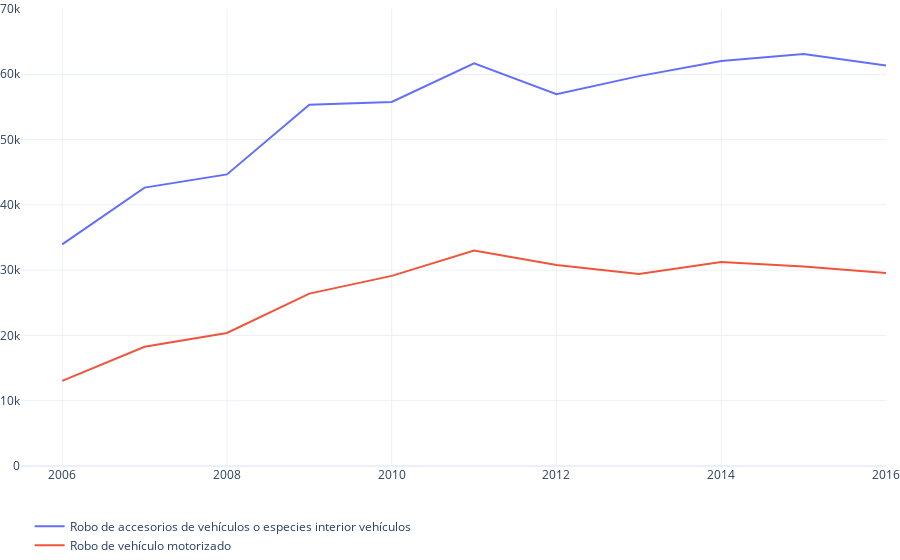

The code cell stored with this chart in its notebook:
### Code cell
fig = go.Figure()
fig.update_layout(template="plotly_white", showlegend=True, margin={'l': 0, 'r': 0, 't': 0, 'b': 0},
        xaxis={'automargin': True}, yaxis={'automargin': True})
fig.add_trace(go.Scatter(
    x= list(time),
    y= acc,
    mode='lines',
    name="Robo de accesorios de vehículos o especies interior vehículos"
))
fig.add_trace(go.Scatter(
    x= list(time),
    y= rob,
    mode='lines',
    name="Robo de vehículo motorizado"
))

fig.update_layout(legend=dict(
    yanchor="top",
    y=-0.1,
    xanchor="left",
    x=0.01
))
fig.update_traces(textfont_size=14)
fig.update_yaxes(range=[0, 7e4])
fig.update_xaxes(range=[2005.5, 2016])
fig.show()

### Figure 1 — Plotly figure (JSON) as saved in the notebook; plotly's stock layout.template omitted (floating-point values rounded to 4 significant figures)
{"data": [{"mode": "lines", "name": "Robo de accesorios de vehículos o especies interior vehículos", "textfont": {"size": 14}, "type": "scatter", "x": [2006, 2007, 2008, 2009, 2010, 2011, 2012, 2013, 2014, 2015, 2016], "y": [33957, 42646, 44663, 55337, 55760, 61664, 56947, 59721, 62029, 63120, 61340]}, {"mode": "lines", "name": "Robo de vehículo motorizado", "textfont": {"size": 14}, "type": "scatter", "x": [2006, 2007, 2008, 2009, 2010, 2011, 2012, 2013, 2014, 2015, 2016], "y": [13033, 18252, 20371, 26406, 29123, 33001, 30774, 29419, 31238, 30566, 29575]}], "layout": {"legend": {"x": 0.01, "xanchor": "left", "y": -0.1, "yanchor": "top"}, "margin": {"b": 0, "l": 0, "r": 0, "t": 0}, "showlegend": true, "xaxis": {"automargin": true, "range": [2006.0, 2016]}, "yaxis": {"automargin": true, "range": [0, 70000]}}}
